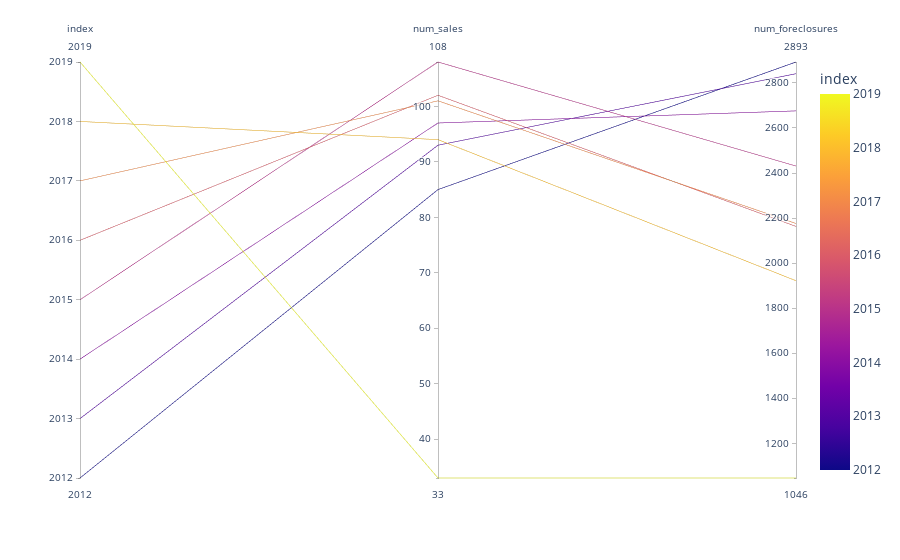

The cell this chart's notebook holds for it:
### Markdown cell above
### Plot data

### Code cell
# Plot data using parallel_coordinates plot
px.parallel_coordinates(sales_foreclosures_cnt, color='index')

### Figure 1 — Plotly figure (JSON) as saved in the notebook; plotly's stock layout.template omitted (floating-point values rounded to 4 significant figures)
{"data": [{"dimensions": [{"label": "index", "values": [2012, 2013, 2014, 2015, 2016, 2017, 2018, 2019]}, {"label": "num_sales", "values": [85, 93, 97, 108, 102, 101, 94, 33]}, {"label": "num_foreclosures", "values": [2893, 2841, 2676, 2431, 2163, 2176, 1922, 1046]}], "domain": {"x": [0, 1], "y": [0, 1]}, "line": {"color": [2012, 2013, 2014, 2015, 2016, 2017, 2018, 2019], "coloraxis": "coloraxis"}, "name": "", "type": "parcoords"}], "layout": {"coloraxis": {"colorbar": {"title": {"text": "index"}}, "colorscale": [[0, "#0d0887"], [0.1111, "#46039f"], [0.2222, "#7201a8"], [0.3333, "#9c179e"], [0.4444, "#bd3786"], [0.5556, "#d8576b"], [0.6667, "#ed7953"], [0.7778, "#fb9f3a"], [0.8889, "#fdca26"], [1, "#f0f921"]]}, "legend": {"tracegroupgap": 0}, "margin": {"t": 60}}}
